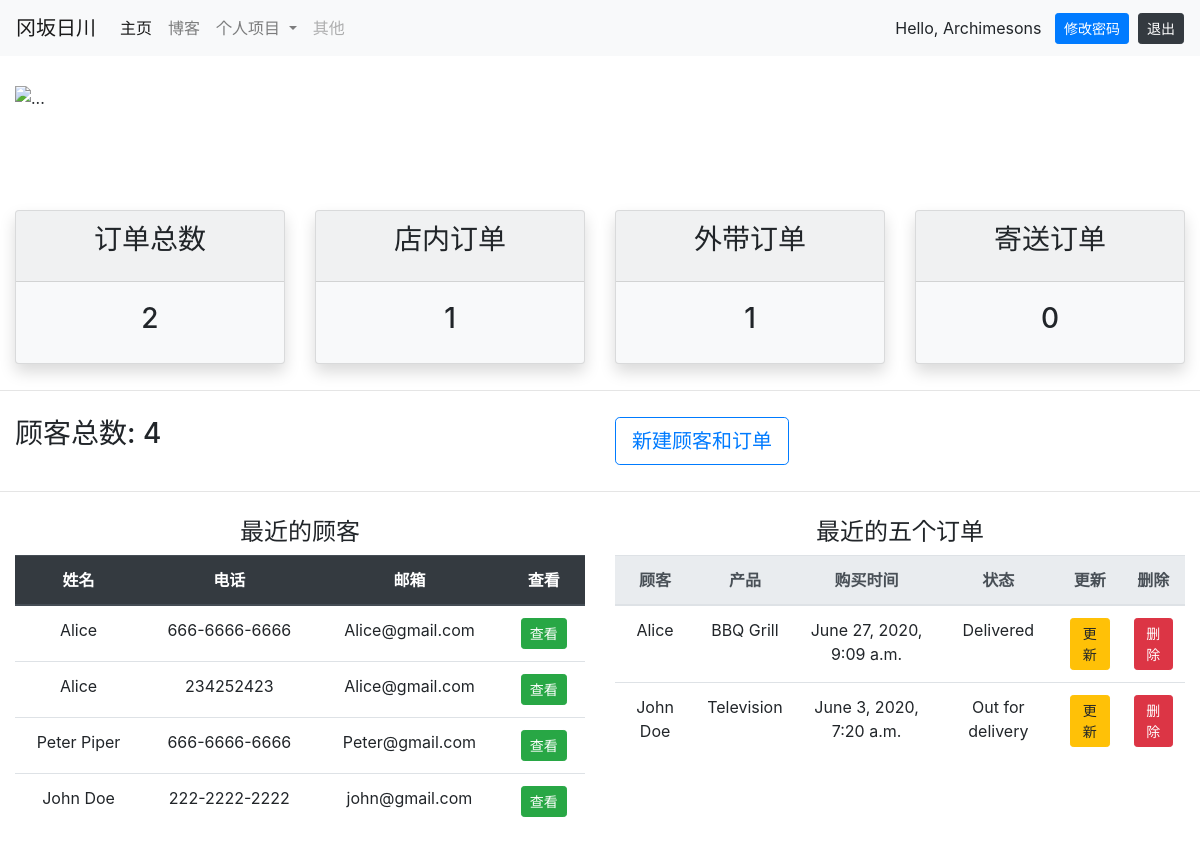
The app's page / (signed in) with its own data.
### yuapp/models.py (models this page shows)
class Customer(models.Model):
    name = models.CharField(max_length=30)
    phone = models.CharField(max_length=30)
    email = models.EmailField()
    time_created = models.DateTimeField(auto_now_add=True)
    def __str__(self):
        return self.name

class Order(models.Model):
    STATUS = (
        ('Pending', 'Pending'),
        ('Out for delivery', 'Out for delivery'),
        ('Delivered', 'Delivered')
    )
    customer = models.ForeignKey(Customer, on_delete=models.CASCADE, related_name='c_order')
    product = models.ForeignKey(Product, on_delete=models.CASCADE, related_name='p_order')
    time_created = models.DateTimeField(auto_now_add=True)
    status = models.CharField(max_length=30, choices=STATUS)

class Product(models.Model):
    CATEGORY = (
        ('Indoor', 'Indoor'),
        ('Out door', 'Out door')
    )
    name = models.CharField(max_length=30)
    price = models.CharField(max_length=30)
    category = models.CharField(max_length=30, choices=CATEGORY)
    description = models.TextField(blank=True, null=True)
    time_created = models.DateTimeField(auto_now_add=True)
    def __str__(self):
        return self.name

### yuapp/views.py (the view)
# urls.py: path('', views.homepage, name='homepage'),
@login_required(login_url='login')
def homepage(request):
    customer = Customer.objects.all()
    c_count = customer.count()
    order = Order.objects.all()
    o_count = order.count()
    order_p_count = Order.objects.filter(status='Pending').count()
    order_d_count = Order.objects.filter(status='Delivered').count()
    order_o_count = Order.objects.filter(status='Out for delivery').count()
    c = 0
    last_five = []
    for i in reversed(order):
        if c < 5:
            last_five.append(i)
            c += 1
        else:
            break
    if request.is_ajax and request.POST.get('order_del'):
        del_order_id = request.POST.get('order_del')
        del_order = Order.objects.get(id=del_order_id)
        del_order.delete()
    context = {
        'customer': customer,
        'c_count': c_count,
        'o_count': o_count,
        'order_p_count': order_p_count,
        'order_o_count': order_o_count,
        'order_d_count': order_d_count,
        'last_five': last_five
    }
    return render(request, 'yuapp/home.html', context)

### yuapp/templates/yuapp/home.html (shortened to what this page needs)
{% extends 'yuapp/index.html' %}
{% block content %}
    <div style="height: 30px;"></div>
    <div class="container-fluid">
         <div id="carouselExampleIndicators" class="carousel slide" data-ride="carousel">
  <ol class="carousel-indicators">
    <li data-target="#carouselExampleIndicators" data-slide-to="0" class="active"></li>
    <li data-target="#carouselExampleIndicators" data-slide-to="1"></li>
    <li data-target="#carouselExampleIndicators" data-slide-to="2"></li>
  </ol>
  <div class="carousel-inner">
    <div class="carousel-item active">
      <img src="https://www.scau.edu.cn/_upload/article/images/4f/13/f06c432b49f19ea79a46c0bfae15/3088a158-3b9c-4a6c-9742-88c10d900565.jpg" class="d-block w-100" alt="...">
    </div>
  </div>
  <a class="carousel-control-prev" href="#carouselExampleIndicators" role="button" data-slide="prev">
    <span class="carousel-control-prev-icon" aria-hidden="true"></span>
  </a>
  <a class="carousel-control-next" href="#carouselExampleIndicators" role="button" data-slide="next">
    <span class="carousel-control-next-icon" aria-hidden="true"></span>
  </a>
</div>
        <div style="height: 100px;"></div>
        <div class="row">
            <div class="col-md-3">
                <div class="card bg-light shadow text-center">
                    <div class="card-header">
                        <h3 class="card-title">订单总数</h3>
                    </div>
                    <div class="card-body">
                        <h3>{{ o_count }}</h3>
                    </div>
                </div>
            </div>
            <div class="col-md-3">
                <div class="card bg-light shadow text-center">
                    <div class="card-header">
                        <h3 class="card-title">店内订单</h3>
                    </div>
                    <div class="card-body">
                        <h3>{{ order_d_count }}</h3>
                    </div>
                </div>
            </div>
            <div class="col-md-3">
                <div class="card bg-light shadow text-center">
                    <div class="card-header">
                        <h3 class="card-title">外带订单</h3>
                    </div>
                    <div class="card-body">
                        <h3>{{ order_o_count }}</h3>
                    </div>
                </div>
            </div>
            <div class="col-md-3">
                <div class="card bg-light shadow text-center">
                    <div class="card-header">
                        <h3 class="card-title">寄送订单</h3>
                    </div>
                    <div class="card-body">
                        <h3>{{ order_p_count }}</h3>
                    </div>
                </div>
            </div>
        </div>
    </div>
    <div style="height: 10px;"></div>
    <hr>
    <div style="height: 10px;"></div>
    <div class="container-fluid">
        <div class="row">
            <div class="col-md-6">
                <h3>顾客总数: {{ c_count }}</h3>
            </div>
            <div class="col-md-6">
                <a href="{% url 'create' %}" class="btn btn-lg btn-outline-primary">新建顾客和订单</a>
            </div>
        </div>
    </div>
    <div style="height: 10px;"></div>
    <hr>
    <div style="height: 10px;"></div>
    <div class="container-fluid">
        <div class="row">
            <div class="col-md-6 text-center">
                <h4>最近的顾客</h4>
                <table class="table">
                    <thead class="thead-dark">
                        <tr>
                            <th scope="col">姓名</th>
                            <th scope="col">电话</th>
                            <th scope="col">邮箱</th>
                            <th scope="col">查看</th>
                        </tr>
                    </thead>
                    <tbody>
                        {% for i in customer reversed %}
                            <tr>
                                <td>{{ i.name }}</td>
                                <td>{{ i.phone }}</td>
                                <td>{{ i.email }}</td>
                                <td>
                                    <a href="" class="btn btn-sm btn-success">查看</a>
                                </td>
                            </tr>
                        {% endfor %}
                    </tbody>
                </table>
            </div>
            <div class="col-md-6 text-center">
                <h4>最近的五个订单</h4>
                <table class="table">
                    <thead class="thead-light">
                        <tr>
                            <th scope="col">顾客</th>
                            <th scope="col">产品</th>
                            <th scope="col">购买时间</th>
                            <th scope="col">状态</th>
                            <th scope="col">更新</th>
                            <th scope="col">删除</th>
                        </tr>
                    </thead>
                    <tbody>
                        {% for j in last_five %}
                            <tr>
                                <td>{{ j.customer }}</td>
                                <td>{{ j.product }}</td>
                                <td>{{ j.time_created }}</td>
                                <td>{{ j.status }}</td>
                                <td>
                                    <a href="{% url 'updateorder' j.id %}" class="btn btn-sm btn-warning">更新</a>
                                </td>
                                <td>
                                    <button type="button" id="{{ j.id }}-del" class="btn btn-sm btn-danger">删除</button>
                                </td>
                            </tr>
                        {% endfor %}
                    </tbody>
                </table>
            </div>
        </div>
    </div>
{% endblock %}

### yuapp/templates/yuapp/navbar.html (shortened to what this page needs)
<nav class="navbar navbar-expand-lg navbar-light bg-light">
  <a class="navbar-brand" href="#">冈坂日川</a>
  <div class="collapse navbar-collapse" id="navbarSupportedContent">
    <ul class="navbar-nav mr-auto">
      <li class="nav-item active">
        <a class="nav-link" href="#">主页 <span class="sr-only">(current)</span></a>
      </li>
      <li class="nav-item">
        <a class="nav-link" href="#">博客</a>
      </li>
      <li class="nav-item dropdown">
        <a class="nav-link dropdown-toggle" href="#" id="navbarDropdown" role="button" data-toggle="dropdown" aria-haspopup="true" aria-expanded="false">
          个人项目
        </a>
      </li>
      <li class="nav-item">
        <a class="nav-link disabled" href="#" tabindex="-1" aria-disabled="true">其他</a>
      </li>
    </ul>
      {% if request.user.is_authenticated %}
          Hello, {{ request.user }}
          <a href="{% url 'modifypwd' %}" class="btn btn-sm btn-primary">修改密码</a>
          <a href="{% url 'logout' %}" class="btn btn-sm btn-dark">退出</a>
      {% else %}
          Hello, 请登录！
          <a href="{% url 'login' %}" class="btn btn-sm btn-info">登录</a>
          &nbsp;&nbsp;
          <a href="{% url 'register' %}" class="btn btn-sm btn-info">注册</a>
      {% endif %}
  </div>
</nav>

### records on screen
Customer: name "Alice", phone "666-6666-6666", email "Alice@gmail.com"
Customer: name "Alice", phone "234252423", email "Alice@gmail.com"
Customer: name "Peter Piper", phone "666-6666-6666", email "Peter@gmail.com"
Customer: name "John Doe", phone "222-2222-2222", email "john@gmail.com"
Order: customer "Alice", product "BBQ Grill", time_created "June 27, 2020, 9:09 a.m.", status "Delivered"
Order: customer "John Doe", product "Television", time_created "June 3, 2020, 7:20 a.m.", status "Out for delivery"

### other values on screen
{{ request.user }} "Archimesons"
{{ o_count }} "2"
{{ order_d_count }} "1"
{{ order_o_count }} "1"
{{ order_p_count }} "0"
{{ c_count }} "4"
